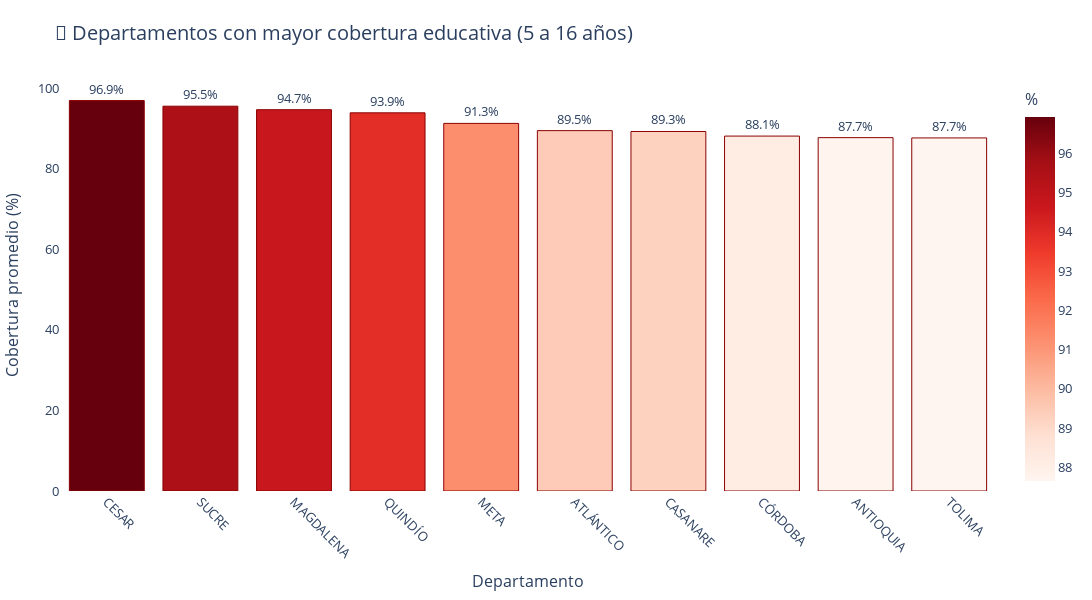

Here is the notebook cell this chart was saved with:
### Code cell
import plotly.express as px
import pandas as pd

# Asegúrate que cobertura_promedio sea numérico
df_cobertura['cobertura_promedio'] = pd.to_numeric(df_cobertura['cobertura_promedio'], errors='coerce')

# Ordenar de mayor a menor
df_cobertura = df_cobertura.sort_values(by='cobertura_promedio', ascending=False)

# Crear gráfico interactivo tipo barras verticales
fig = px.bar(
    df_cobertura,
    x='departamento',
    y='cobertura_promedio',
    text='cobertura_promedio',
    color='cobertura_promedio',
    color_continuous_scale='Reds',
    labels={'departamento': 'Departamento', 'cobertura_promedio': 'Cobertura Promedio (%)'},
    title='🏫 Departamentos con mayor cobertura educativa (5 a 16 años)'
)

# Personalización estética
fig.update_traces(
    texttemplate='%{text:.1f}%',
    textposition='outside',
    marker_line_color='darkred',
    marker_line_width=1
)

fig.update_layout(
    width=1100,
    height=600,
    xaxis_tickangle=45,
    xaxis_title='Departamento',
    yaxis_title='Cobertura promedio (%)',
    plot_bgcolor='white',
    font=dict(size=13),
    title_font_size=20,
    margin=dict(l=40, r=40, t=80, b=100),
    coloraxis_colorbar=dict(title='%')
)

fig.show()

### Figure 1 — Plotly figure (JSON) as saved in the notebook; plotly's stock layout.template omitted (floating-point values rounded to 4 significant figures)
{"data": [{"hovertemplate": "Departamento=%{x}<br>Cobertura Promedio (%)=%{marker.color}<extra></extra>", "legendgroup": "", "marker": {"color": [96.93, 95.53, 94.66, 93.88, 91.26, 89.46, 89.25, 88.11, 87.72, 87.65], "coloraxis": "coloraxis", "line": {"color": "darkred", "width": 1}, "pattern": {"shape": ""}}, "name": "", "orientation": "v", "showlegend": false, "text": [96.93, 95.53, 94.66, 93.88, 91.26, 89.46, 89.25, 88.11, 87.72, 87.65], "textposition": "outside", "texttemplate": "%{text:.1f}%", "type": "bar", "x": ["CESAR", "SUCRE", "MAGDALENA", "QUINDÍO", "META", "ATLÁNTICO", "CASANARE", "CÓRDOBA", "ANTIOQUIA", "TOLIMA"], "xaxis": "x", "y": [96.93, 95.53, 94.66, 93.88, 91.26, 89.46, 89.25, 88.11, 87.72, 87.65], "yaxis": "y"}], "layout": {"barmode": "relative", "coloraxis": {"colorbar": {"title": {"text": "%"}}, "colorscale": [[0, "rgb(255,245,240)"], [0.125, "rgb(254,224,210)"], [0.25, "rgb(252,187,161)"], [0.375, "rgb(252,146,114)"], [0.5, "rgb(251,106,74)"], [0.625, "rgb(239,59,44)"], [0.75, "rgb(203,24,29)"], [0.875, "rgb(165,15,21)"], [1, "rgb(103,0,13)"]]}, "font": {"size": 13}, "height": 600, "legend": {"tracegroupgap": 0}, "margin": {"b": 100, "l": 40, "r": 40, "t": 80}, "plot_bgcolor": "white", "title": {"font": {"size": 20}, "text": "🏫 Departamentos con mayor cobertura educativa (5 a 16 años)"}, "width": 1100, "xaxis": {"anchor": "y", "domain": [0, 1], "tickangle": 45, "title": {"text": "Departamento"}}, "yaxis": {"anchor": "x", "domain": [0, 1], "title": {"text": "Cobertura promedio (%)"}}}}
